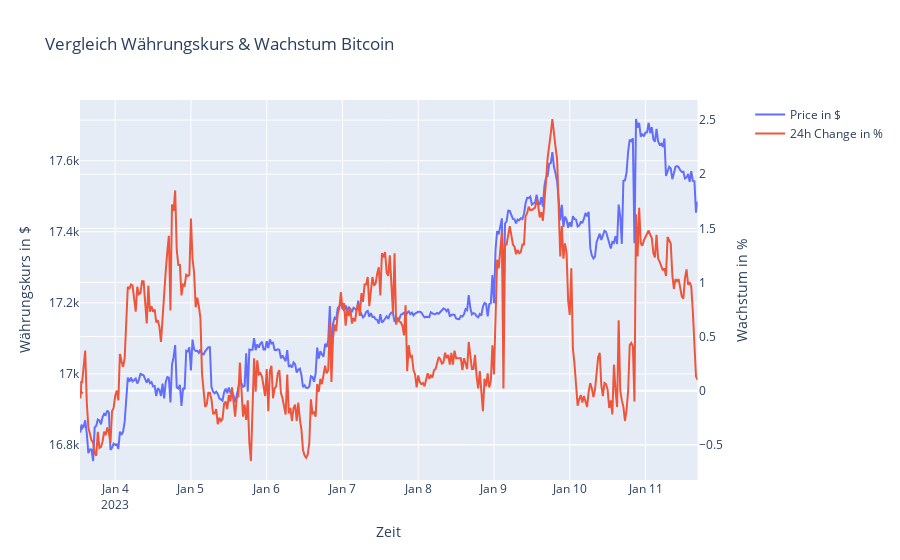

This figure's notebook cell:
### Markdown cell above
### 2.3 Vergleich Währungskurs mit anderen

### Code cell
fig = merge_plots(PriceDF,ChangeDF,"BTC")
fig.update_yaxes(title_text="Währungskurs in $", secondary_y=False)
fig.update_yaxes(title_text="Wachstum in %", secondary_y=True)
fig.update_layout(title_text="Vergleich Währungskurs & Wachstum Bitcoin")
fig.show()

### Figure 1 — Plotly figure (JSON) as saved in the notebook; plotly's stock layout.template omitted (floating-point values rounded to 4 significant figures; data arrays with more than 128 entries replaced by an {"elided": "..."} marker saying what was removed)
{"data": [{"name": "Price in $", "type": "scatter", "x": {"elided": "403 str values"}, "xaxis": "x", "y": {"elided": "403 float values"}, "yaxis": "y"}, {"name": "24h Change in %", "type": "scatter", "x": {"elided": "403 str values"}, "xaxis": "x", "y": {"elided": "403 float values"}, "yaxis": "y2"}], "layout": {"title": {"text": "Vergleich Währungskurs & Wachstum Bitcoin"}, "xaxis": {"anchor": "y", "domain": [0, 0.94], "title": {"text": "Zeit"}}, "yaxis": {"anchor": "x", "domain": [0, 1], "title": {"text": "Währungskurs in $"}}, "yaxis2": {"anchor": "x", "overlaying": "y", "side": "right", "title": {"text": "Wachstum in %"}}}}
